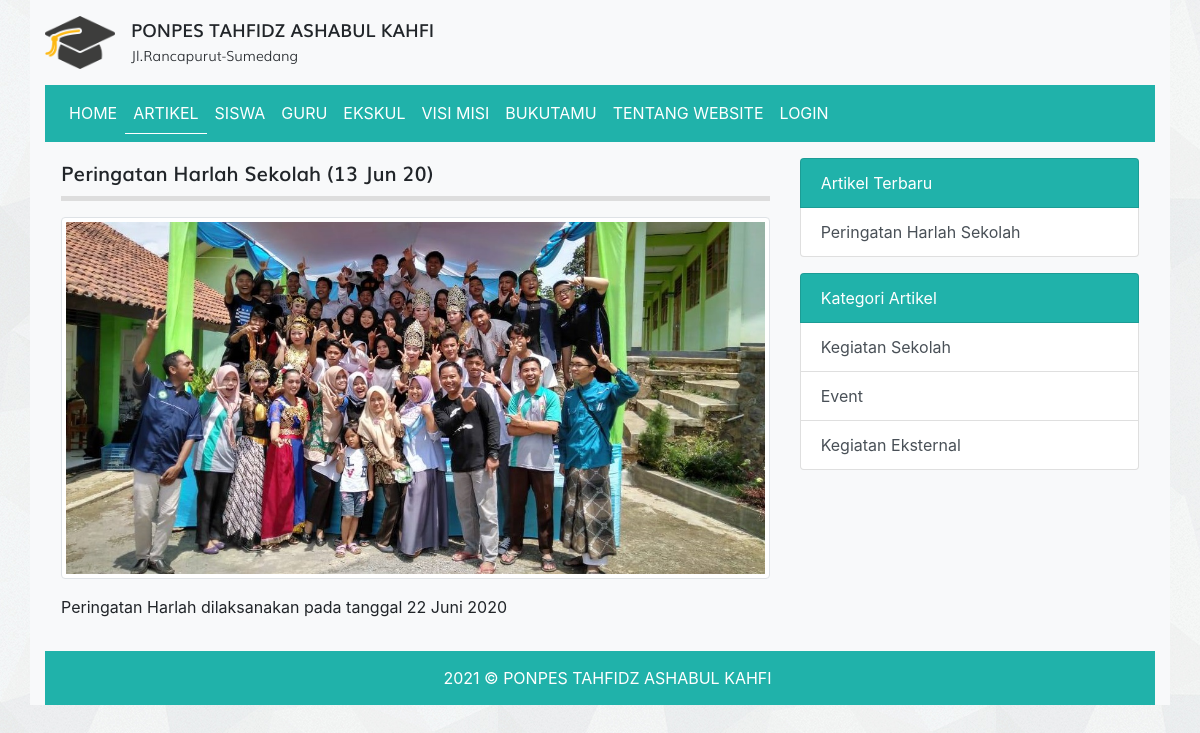
The app's page /detail_artikel.php?id=19 with its own data.
### tables this page shows
CREATE TABLE `tbl_artikel` (
  `id` int(11) NOT NULL,
  `judul` varchar(255) DEFAULT NULL,
  `isi` text DEFAULT NULL,
  `tanggal` date DEFAULT NULL,
  `foto` varchar(100) DEFAULT NULL,
  `id_kategori` int(11) DEFAULT NULL
);

CREATE TABLE `tbl_kategori_artikel` (
  `id` int(11) NOT NULL,
  `nama_kategori` varchar(30) DEFAULT NULL
);

### detail_artikel.php (the view, shortened to what this page needs)
<?php
require_once 'koneksi.php';
$id = $_GET['id'];
$query = mysqli_query($koneksi, "SELECT * FROM tbl_artikel WHERE id = $id");
$artikel = mysqli_fetch_assoc($query);
?>
<!DOCTYPE html>
<html>
<head>
	<link rel="stylesheet" href="resources/fonts/stylesheet.css">
	<link rel="stylesheet" href="resources/css/bootstrap.min.css">
	<link rel="stylesheet" href="resources/css/style.css">
</head>
<body>
	<div class="container bg-light">
		<div class="logo clearfix">
			<div class="float-left mt-3 mb-3">
				<img src="resources/images/logo.png" alt="Logo Sekolah" width="70px" class="float-left mr-3">
				<div class="text float-right">
					<span class="smk">PONPES TAHFIDZ ASHABUL KAHFI</span><br>
					<span class="visi">Jl.Rancapurut-Sumedang</span>
				</div>
			</div>
		</div>
		<?php require_once 'navbar.php'; ?>
		<div class="row p-3">
			<div class="col-md-8">
				<div class="title mb-3">
					<?= $artikel['judul'] ?> (<?= date('d M y', strtotime($artikel['tanggal'])) ?>)
				</div>
				<div class="artikel">
					<img src="images/artikel/<?= $artikel['foto'] ?>" alt="" width="100%" class="float-left mb-3 img-thumbnail">
					<?= $artikel['isi'] ?>
				</div>
			</div>
			<?php require_once 'sidebar.php'; ?>
		</div>
		<div class="text-white footer">
			2021 © PONPES TAHFIDZ ASHABUL KAHFI
		</div>
	</div>
</body>
</html>

### sidebar.php
<?php
$query_artikel_terbaru = mysqli_query($koneksi, "SELECT * FROM tbl_artikel ORDER BY tanggal ASC LIMIT 4");
$query_kategori_artikel= mysqli_query($koneksi, "SELECT * FROM tbl_kategori_artikel LIMIT 4");
?>
<div class="col-sm-4">
	<div class="list-group">
		<span class="list-group-item text-white" style="background-color: #20B2AA">Artikel Terbaru</span>
		<?php while($artikel_terbaru = mysqli_fetch_assoc($query_artikel_terbaru)) : ?>
			<a href="detail_artikel.php?id=<?= $artikel_terbaru['id'] ?>" class="list-group-item list-group-item-action"><?= $artikel_terbaru['judul'] ?></a>
		<?php endwhile; ?>
	</div>
	<div class="list-group">
		<span class="list-group-item text-white mt-3" style="background-color: #20B2AA">Kategori Artikel</span>
		<?php while($kategori_artikel = mysqli_fetch_assoc($query_kategori_artikel)) : ?>
			<a href="kategori.php?id=<?= $kategori_artikel['id'] ?>" class="list-group-item list-group-item-action"><?= $kategori_artikel['nama_kategori'] ?></a>
		<?php endwhile; ?>
	</div>
</div>

### resources/css/style.css (style rules this page uses)
body { background-image: url('../images/bg_all.jpg'); }
.smk { font-family: 'mulisemibold'; font-size: 18px; }
.visi { font-family: 'mulilight'; font-size: 14px; }
.title { font-family: 'mulisemibold'; font-size: 20px; padding-bottom: 7.5px; border-bottom: 5px solid #ddd }
.footer { background-color: #20B2AA; padding: 15px 15px 15px 30px; text-align: center; }

### records on screen
tbl_artikel: judul "Peringatan Harlah Sekolah", tanggal "13 Jun 20", foto (picture), isi "Peringatan Harlah dilaksanakan pada tanggal 22 Juni 2020"
tbl_kategori_artikel: nama_kategori "Kegiatan Sekolah"
tbl_kategori_artikel: nama_kategori "Event"
tbl_kategori_artikel: nama_kategori "Kegiatan Eksternal"
